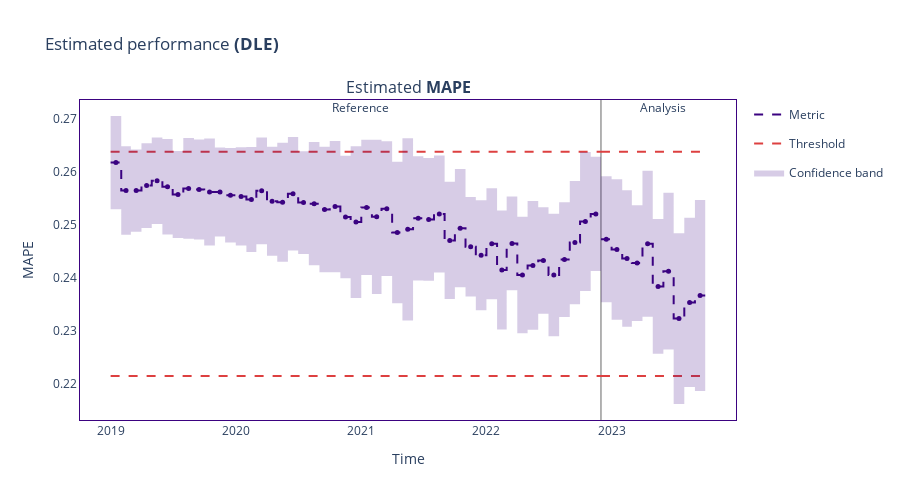

Notebook code for this chart:
### Markdown cell above
### Income Model Perf-Est

### Code cell
# Set thresholds
income_mape_threshold = nml.thresholds.StandardDeviationThreshold(std_lower_multiplier=2, std_upper_multiplier=1)

# Build estimator
income_estimator = nml.DLE(
    feature_column_names=income_model_feats_names,
    y_pred='income_predics',
    y_true='net_income_inflated',
    timestamp_column_name='contract_date',
    metrics=['mape'],
    chunk_period='M',
    # tune_hyperparameters=True,
    thresholds={
        'mape': income_mape_threshold
    }
)

# Train estimator
income_estimator.fit(reference_df)
# Estimate performance
income_estimated_results = income_estimator.estimate(analysis_df)
# plot
income_estimated_results.filter(period='all').plot().show(width=3)
